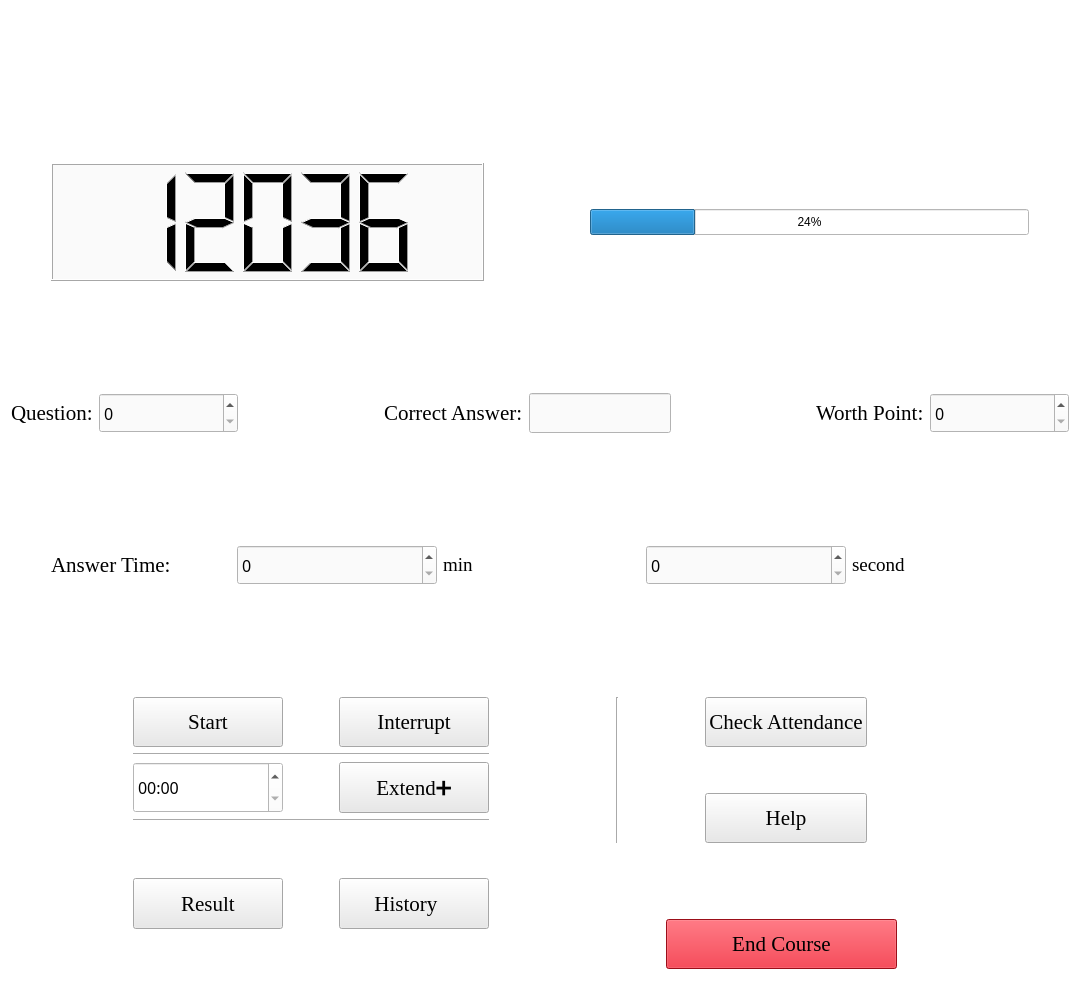
<?xml version="1.0" encoding="UTF-8"?>
<ui version="4.0">
 <class>Form</class>
 <widget class="QWidget" name="Form">
  <property name="geometry">
   <rect>
    <x>0</x>
    <y>0</y>
    <width>1080</width>
    <height>990</height>
   </rect>
  </property>
  <property name="windowTitle">
   <string>Form</string>
  </property>
  <property name="styleSheet">
   <string notr="true">background-color: rgb(255, 255, 255);</string>
  </property>
  <layout class="QVBoxLayout" name="verticalLayout_2">
   <item>
    <widget class="QLabel" name="label_7">
     <property name="sizePolicy">
      <sizepolicy hsizetype="Expanding" vsizetype="Expanding">
       <horstretch>0</horstretch>
       <verstretch>0</verstretch>
      </sizepolicy>
     </property>
     <property name="maximumSize">
      <size>
       <width>1080</width>
       <height>180</height>
      </size>
     </property>
     <property name="text">
      <string/>
     </property>
     <property name="pixmap">
      <pixmap resource="Dressing.qrc">:/Bar/Galaxy1.png</pixmap>
     </property>
     <property name="scaledContents">
      <bool>true</bool>
     </property>
    </widget>
   </item>
   <item>
    <spacer name="verticalSpacer_13">
     <property name="orientation">
      <enum>Qt::Vertical</enum>
     </property>
     <property name="sizeType">
      <enum>QSizePolicy::Fixed</enum>
     </property>
     <property name="sizeHint" stdset="0">
      <size>
       <width>20</width>
       <height>40</height>
      </size>
     </property>
    </spacer>
   </item>
   <item>
    <layout class="QHBoxLayout" name="horizontalLayout_9">
     <item>
      <spacer name="horizontalSpacer_18">
       <property name="orientation">
        <enum>Qt::Horizontal</enum>
       </property>
       <property name="sizeType">
        <enum>QSizePolicy::Fixed</enum>
       </property>
       <property name="sizeHint" stdset="0">
        <size>
         <width>40</width>
         <height>20</height>
        </size>
       </property>
      </spacer>
     </item>
     <item>
      <layout class="QGridLayout" name="gridLayout">
       <item row="1" column="4" rowspan="2" colspan="2">
        <widget class="QProgressBar" name="progressBar">
         <property name="sizePolicy">
          <sizepolicy hsizetype="Expanding" vsizetype="Expanding">
           <horstretch>0</horstretch>
           <verstretch>0</verstretch>
          </sizepolicy>
         </property>
         <property name="value">
          <number>24</number>
         </property>
        </widget>
       </item>
       <item row="0" column="4">
        <spacer name="verticalSpacer_5">
         <property name="orientation">
          <enum>Qt::Vertical</enum>
         </property>
         <property name="sizeHint" stdset="0">
          <size>
           <width>20</width>
           <height>40</height>
          </size>
         </property>
        </spacer>
       </item>
       <item row="3" column="4">
        <spacer name="verticalSpacer_6">
         <property name="orientation">
          <enum>Qt::Vertical</enum>
         </property>
         <property name="sizeHint" stdset="0">
          <size>
           <width>20</width>
           <height>40</height>
          </size>
         </property>
        </spacer>
       </item>
       <item row="1" column="3">
        <spacer name="horizontalSpacer_17">
         <property name="orientation">
          <enum>Qt::Horizontal</enum>
         </property>
         <property name="sizeType">
          <enum>QSizePolicy::Fixed</enum>
         </property>
         <property name="sizeHint" stdset="0">
          <size>
           <width>50</width>
           <height>20</height>
          </size>
         </property>
        </spacer>
       </item>
       <item row="0" column="0" rowspan="4" colspan="2">
        <widget class="QLCDNumber" name="lcdNumber">
         <property name="enabled">
          <bool>true</bool>
         </property>
         <property name="sizePolicy">
          <sizepolicy hsizetype="Expanding" vsizetype="Expanding">
           <horstretch>0</horstretch>
           <verstretch>0</verstretch>
          </sizepolicy>
         </property>
         <property name="minimumSize">
          <size>
           <width>0</width>
           <height>0</height>
          </size>
         </property>
         <property name="maximumSize">
          <size>
           <width>16777215</width>
           <height>16777215</height>
          </size>
         </property>
         <property name="cursor">
          <cursorShape>ArrowCursor</cursorShape>
         </property>
         <property name="styleSheet">
          <string notr="true">background-color: rgb(250, 250, 250);</string>
         </property>
         <property name="smallDecimalPoint">
          <bool>false</bool>
         </property>
         <property name="digitCount">
          <number>5</number>
         </property>
         <property name="mode">
          <enum>QLCDNumber::Dec</enum>
         </property>
         <property name="segmentStyle">
          <enum>QLCDNumber::Filled</enum>
         </property>
         <property name="value" stdset="0">
          <double>12036.000000000000000</double>
         </property>
         <property name="intValue" stdset="0">
          <number>12036</number>
         </property>
        </widget>
       </item>
       <item row="1" column="2">
        <spacer name="horizontalSpacer_13">
         <property name="orientation">
          <enum>Qt::Horizontal</enum>
         </property>
         <property name="sizeType">
          <enum>QSizePolicy::Fixed</enum>
         </property>
         <property name="sizeHint" stdset="0">
          <size>
           <width>50</width>
           <height>20</height>
          </size>
         </property>
        </spacer>
       </item>
      </layout>
     </item>
     <item>
      <spacer name="horizontalSpacer_19">
       <property name="orientation">
        <enum>Qt::Horizontal</enum>
       </property>
       <property name="sizeType">
        <enum>QSizePolicy::Fixed</enum>
       </property>
       <property name="sizeHint" stdset="0">
        <size>
         <width>40</width>
         <height>20</height>
        </size>
       </property>
      </spacer>
     </item>
    </layout>
   </item>
   <item>
    <spacer name="verticalSpacer_10">
     <property name="orientation">
      <enum>Qt::Vertical</enum>
     </property>
     <property name="sizeHint" stdset="0">
      <size>
       <width>20</width>
       <height>61</height>
      </size>
     </property>
    </spacer>
   </item>
   <item>
    <layout class="QHBoxLayout" name="horizontalLayout_4">
     <item>
      <widget class="QLabel" name="label_6">
       <property name="sizePolicy">
        <sizepolicy hsizetype="Fixed" vsizetype="Preferred">
         <horstretch>0</horstretch>
         <verstretch>0</verstretch>
        </sizepolicy>
       </property>
       <property name="font">
        <font>
         <family>Times New Roman</family>
         <pointsize>16</pointsize>
        </font>
       </property>
       <property name="text">
        <string>Question:</string>
       </property>
      </widget>
     </item>
     <item>
      <widget class="QSpinBox" name="spinBox_4">
       <property name="sizePolicy">
        <sizepolicy hsizetype="Expanding" vsizetype="Fixed">
         <horstretch>0</horstretch>
         <verstretch>0</verstretch>
        </sizepolicy>
       </property>
       <property name="minimumSize">
        <size>
         <width>0</width>
         <height>40</height>
        </size>
       </property>
       <property name="maximumSize">
        <size>
         <width>200</width>
         <height>16777215</height>
        </size>
       </property>
       <property name="font">
        <font>
         <family>SimSun-ExtB</family>
         <pointsize>12</pointsize>
        </font>
       </property>
       <property name="styleSheet">
        <string notr="true">background-color: rgb(250, 250, 250);</string>
       </property>
      </widget>
     </item>
     <item>
      <spacer name="horizontalSpacer_5">
       <property name="orientation">
        <enum>Qt::Horizontal</enum>
       </property>
       <property name="sizeType">
        <enum>QSizePolicy::Expanding</enum>
       </property>
       <property name="sizeHint" stdset="0">
        <size>
         <width>20</width>
         <height>20</height>
        </size>
       </property>
      </spacer>
     </item>
     <item>
      <widget class="QLabel" name="label_4">
       <property name="sizePolicy">
        <sizepolicy hsizetype="Fixed" vsizetype="Preferred">
         <horstretch>0</horstretch>
         <verstretch>0</verstretch>
        </sizepolicy>
       </property>
       <property name="font">
        <font>
         <family>Times New Roman</family>
         <pointsize>16</pointsize>
         <italic>false</italic>
        </font>
       </property>
       <property name="text">
        <string>Correct Answer:</string>
       </property>
      </widget>
     </item>
     <item>
      <widget class="QLineEdit" name="lineEdit">
       <property name="sizePolicy">
        <sizepolicy hsizetype="Expanding" vsizetype="Fixed">
         <horstretch>0</horstretch>
         <verstretch>0</verstretch>
        </sizepolicy>
       </property>
       <property name="minimumSize">
        <size>
         <width>0</width>
         <height>40</height>
        </size>
       </property>
       <property name="font">
        <font>
         <family>SimSun-ExtB</family>
         <pointsize>12</pointsize>
        </font>
       </property>
       <property name="styleSheet">
        <string notr="true">background-color: rgb(250, 250, 250);</string>
       </property>
       <property name="text">
        <string/>
       </property>
      </widget>
     </item>
     <item>
      <spacer name="horizontalSpacer_6">
       <property name="orientation">
        <enum>Qt::Horizontal</enum>
       </property>
       <property name="sizeType">
        <enum>QSizePolicy::Expanding</enum>
       </property>
       <property name="sizeHint" stdset="0">
        <size>
         <width>20</width>
         <height>20</height>
        </size>
       </property>
      </spacer>
     </item>
     <item>
      <widget class="QLabel" name="label_5">
       <property name="sizePolicy">
        <sizepolicy hsizetype="Fixed" vsizetype="Preferred">
         <horstretch>0</horstretch>
         <verstretch>0</verstretch>
        </sizepolicy>
       </property>
       <property name="font">
        <font>
         <family>Times New Roman</family>
         <pointsize>16</pointsize>
         <italic>false</italic>
        </font>
       </property>
       <property name="text">
        <string>Worth Point:</string>
       </property>
      </widget>
     </item>
     <item>
      <widget class="QSpinBox" name="spinBox_3">
       <property name="sizePolicy">
        <sizepolicy hsizetype="Expanding" vsizetype="Fixed">
         <horstretch>0</horstretch>
         <verstretch>0</verstretch>
        </sizepolicy>
       </property>
       <property name="minimumSize">
        <size>
         <width>0</width>
         <height>40</height>
        </size>
       </property>
       <property name="maximumSize">
        <size>
         <width>200</width>
         <height>16777215</height>
        </size>
       </property>
       <property name="font">
        <font>
         <family>SimSun-ExtB</family>
         <pointsize>12</pointsize>
        </font>
       </property>
       <property name="styleSheet">
        <string notr="true">background-color: rgb(250, 250, 250);</string>
       </property>
      </widget>
     </item>
    </layout>
   </item>
   <item>
    <spacer name="verticalSpacer_11">
     <property name="orientation">
      <enum>Qt::Vertical</enum>
     </property>
     <property name="sizeHint" stdset="0">
      <size>
       <width>20</width>
       <height>60</height>
      </size>
     </property>
    </spacer>
   </item>
   <item>
    <layout class="QHBoxLayout" name="horizontalLayout_5">
     <item>
      <spacer name="horizontalSpacer_10">
       <property name="orientation">
        <enum>Qt::Horizontal</enum>
       </property>
       <property name="sizeType">
        <enum>QSizePolicy::Fixed</enum>
       </property>
       <property name="sizeHint" stdset="0">
        <size>
         <width>40</width>
         <height>20</height>
        </size>
       </property>
      </spacer>
     </item>
     <item>
      <widget class="QLabel" name="label">
       <property name="sizePolicy">
        <sizepolicy hsizetype="Fixed" vsizetype="Preferred">
         <horstretch>0</horstretch>
         <verstretch>0</verstretch>
        </sizepolicy>
       </property>
       <property name="font">
        <font>
         <family>Times New Roman</family>
         <pointsize>16</pointsize>
         <italic>false</italic>
        </font>
       </property>
       <property name="text">
        <string>Answer Time:</string>
       </property>
      </widget>
     </item>
     <item>
      <spacer name="horizontalSpacer_8">
       <property name="orientation">
        <enum>Qt::Horizontal</enum>
       </property>
       <property name="sizeType">
        <enum>QSizePolicy::Fixed</enum>
       </property>
       <property name="sizeHint" stdset="0">
        <size>
         <width>60</width>
         <height>20</height>
        </size>
       </property>
      </spacer>
     </item>
     <item>
      <widget class="QSpinBox" name="spinBox">
       <property name="sizePolicy">
        <sizepolicy hsizetype="Expanding" vsizetype="Fixed">
         <horstretch>0</horstretch>
         <verstretch>0</verstretch>
        </sizepolicy>
       </property>
       <property name="minimumSize">
        <size>
         <width>0</width>
         <height>40</height>
        </size>
       </property>
       <property name="maximumSize">
        <size>
         <width>200</width>
         <height>16777215</height>
        </size>
       </property>
       <property name="font">
        <font>
         <family>SimSun-ExtB</family>
         <pointsize>12</pointsize>
        </font>
       </property>
       <property name="styleSheet">
        <string notr="true">background-color: rgb(250, 250, 250);</string>
       </property>
       <property name="maximum">
        <number>99</number>
       </property>
      </widget>
     </item>
     <item>
      <widget class="QLabel" name="label_2">
       <property name="font">
        <font>
         <family>Times New Roman</family>
         <pointsize>14</pointsize>
         <italic>false</italic>
        </font>
       </property>
       <property name="text">
        <string>min</string>
       </property>
      </widget>
     </item>
     <item>
      <spacer name="horizontalSpacer_7">
       <property name="orientation">
        <enum>Qt::Horizontal</enum>
       </property>
       <property name="sizeType">
        <enum>QSizePolicy::Fixed</enum>
       </property>
       <property name="sizeHint" stdset="0">
        <size>
         <width>20</width>
         <height>20</height>
        </size>
       </property>
      </spacer>
     </item>
     <item>
      <widget class="QSpinBox" name="spinBox_2">
       <property name="sizePolicy">
        <sizepolicy hsizetype="Expanding" vsizetype="Fixed">
         <horstretch>0</horstretch>
         <verstretch>0</verstretch>
        </sizepolicy>
       </property>
       <property name="minimumSize">
        <size>
         <width>0</width>
         <height>40</height>
        </size>
       </property>
       <property name="maximumSize">
        <size>
         <width>200</width>
         <height>16777215</height>
        </size>
       </property>
       <property name="font">
        <font>
         <family>SimSun-ExtB</family>
         <pointsize>12</pointsize>
        </font>
       </property>
       <property name="styleSheet">
        <string notr="true">background-color: rgb(250, 250, 250);</string>
       </property>
       <property name="maximum">
        <number>999</number>
       </property>
      </widget>
     </item>
     <item>
      <widget class="QLabel" name="label_3">
       <property name="minimumSize">
        <size>
         <width>0</width>
         <height>40</height>
        </size>
       </property>
       <property name="font">
        <font>
         <family>Times New Roman</family>
         <pointsize>14</pointsize>
         <italic>false</italic>
        </font>
       </property>
       <property name="text">
        <string>second</string>
       </property>
      </widget>
     </item>
     <item>
      <spacer name="horizontalSpacer_14">
       <property name="orientation">
        <enum>Qt::Horizontal</enum>
       </property>
       <property name="sizeType">
        <enum>QSizePolicy::Fixed</enum>
       </property>
       <property name="sizeHint" stdset="0">
        <size>
         <width>40</width>
         <height>20</height>
        </size>
       </property>
      </spacer>
     </item>
    </layout>
   </item>
   <item>
    <spacer name="verticalSpacer_9">
     <property name="orientation">
      <enum>Qt::Vertical</enum>
     </property>
     <property name="sizeHint" stdset="0">
      <size>
       <width>20</width>
       <height>61</height>
      </size>
     </property>
    </spacer>
   </item>
   <item>
    <layout class="QHBoxLayout" name="horizontalLayout_8">
     <item>
      <spacer name="horizontalSpacer_15">
       <property name="orientation">
        <enum>Qt::Horizontal</enum>
       </property>
       <property name="sizeType">
        <enum>QSizePolicy::Expanding</enum>
       </property>
       <property name="sizeHint" stdset="0">
        <size>
         <width>40</width>
         <height>20</height>
        </size>
       </property>
      </spacer>
     </item>
     <item>
      <layout class="QVBoxLayout" name="verticalLayout">
       <item>
        <layout class="QHBoxLayout" name="horizontalLayout">
         <item>
          <widget class="QPushButton" name="pushButton">
           <property name="sizePolicy">
            <sizepolicy hsizetype="Expanding" vsizetype="Expanding">
             <horstretch>0</horstretch>
             <verstretch>0</verstretch>
            </sizepolicy>
           </property>
           <property name="minimumSize">
            <size>
             <width>150</width>
             <height>50</height>
            </size>
           </property>
           <property name="palette">
            <palette>
             <active>
              <colorrole role="Button">
               <brush brushstyle="SolidPattern">
                <color alpha="255">
                 <red>233</red>
                 <green>233</green>
                 <blue>233</blue>
                </color>
               </brush>
              </colorrole>
              <colorrole role="Base">
               <brush brushstyle="SolidPattern">
                <color alpha="255">
                 <red>233</red>
                 <green>233</green>
                 <blue>233</blue>
                </color>
               </brush>
              </colorrole>
              <colorrole role="Window">
               <brush brushstyle="SolidPattern">
                <color alpha="255">
                 <red>233</red>
                 <green>233</green>
                 <blue>233</blue>
                </color>
               </brush>
              </colorrole>
             </active>
             <inactive>
              <colorrole role="Button">
               <brush brushstyle="SolidPattern">
                <color alpha="255">
                 <red>233</red>
                 <green>233</green>
                 <blue>233</blue>
                </color>
               </brush>
              </colorrole>
              <colorrole role="Base">
               <brush brushstyle="SolidPattern">
                <color alpha="255">
                 <red>233</red>
                 <green>233</green>
                 <blue>233</blue>
                </color>
               </brush>
              </colorrole>
              <colorrole role="Window">
               <brush brushstyle="SolidPattern">
                <color alpha="255">
                 <red>233</red>
                 <green>233</green>
                 <blue>233</blue>
                </color>
               </brush>
              </colorrole>
             </inactive>
             <disabled>
              <colorrole role="Button">
               <brush brushstyle="SolidPattern">
                <color alpha="255">
                 <red>233</red>
                 <green>233</green>
                 <blue>233</blue>
                </color>
               </brush>
              </colorrole>
              <colorrole role="Base">
               <brush brushstyle="SolidPattern">
                <color alpha="255">
                 <red>233</red>
                 <green>233</green>
                 <blue>233</blue>
                </color>
               </brush>
              </colorrole>
              <colorrole role="Window">
               <brush brushstyle="SolidPattern">
                <color alpha="255">
                 <red>233</red>
                 <green>233</green>
                 <blue>233</blue>
                </color>
               </brush>
              </colorrole>
             </disabled>
            </palette>
           </property>
           <property name="font">
            <font>
             <family>Times New Roman</family>
             <pointsize>16</pointsize>
            </font>
           </property>
           <property name="cursor">
            <cursorShape>PointingHandCursor</cursorShape>
           </property>
           <property name="mouseTracking">
            <bool>false</bool>
           </property>
           <property name="styleSheet">
            <string notr="true">background-color: rgb(233, 233, 233);</string>
           </property>
           <property name="text">
            <string>Start</string>
           </property>
          </widget>
         </item>
         <item>
          <spacer name="horizontalSpacer">
           <property name="orientation">
            <enum>Qt::Horizontal</enum>
           </property>
           <property name="sizeType">
            <enum>QSizePolicy::Expanding</enum>
           </property>
           <property name="sizeHint" stdset="0">
            <size>
             <width>50</width>
             <height>20</height>
            </size>
           </property>
          </spacer>
         </item>
         <item>
          <widget class="QPushButton" name="pushButton_2">
           <property name="sizePolicy">
            <sizepolicy hsizetype="Expanding" vsizetype="Expanding">
             <horstretch>0</horstretch>
             <verstretch>0</verstretch>
            </sizepolicy>
           </property>
           <property name="minimumSize">
            <size>
             <width>150</width>
             <height>50</height>
            </size>
           </property>
           <property name="font">
            <font>
             <family>Times New Roman</family>
             <pointsize>16</pointsize>
            </font>
           </property>
           <property name="cursor">
            <cursorShape>PointingHandCursor</cursorShape>
           </property>
           <property name="styleSheet">
            <string notr="true">background-color: rgb(233, 233, 233);</string>
           </property>
           <property name="text">
            <string>Interrupt</string>
           </property>
          </widget>
         </item>
        </layout>
       </item>
       <item>
        <widget class="Line" name="line">
         <property name="orientation">
          <enum>Qt::Horizontal</enum>
         </property>
        </widget>
       </item>
       <item>
        <layout class="QHBoxLayout" name="horizontalLayout_2">
         <item>
          <widget class="QTimeEdit" name="timeEdit_2">
           <property name="enabled">
            <bool>true</bool>
           </property>
           <property name="sizePolicy">
            <sizepolicy hsizetype="Expanding" vsizetype="Expanding">
             <horstretch>0</horstretch>
             <verstretch>0</verstretch>
            </sizepolicy>
           </property>
           <property name="minimumSize">
            <size>
             <width>150</width>
             <height>50</height>
            </size>
           </property>
           <property name="font">
            <font>
             <family>SimSun-ExtB</family>
             <pointsize>12</pointsize>
            </font>
           </property>
           <property name="currentSection">
            <enum>QDateTimeEdit::MinuteSection</enum>
           </property>
           <property name="displayFormat">
            <string>mm:ss</string>
           </property>
          </widget>
         </item>
         <item>
          <spacer name="horizontalSpacer_2">
           <property name="orientation">
            <enum>Qt::Horizontal</enum>
           </property>
           <property name="sizeType">
            <enum>QSizePolicy::Expanding</enum>
           </property>
           <property name="sizeHint" stdset="0">
            <size>
             <width>50</width>
             <height>20</height>
            </size>
           </property>
          </spacer>
         </item>
         <item>
          <widget class="QPushButton" name="pushButton_9">
           <property name="sizePolicy">
            <sizepolicy hsizetype="Expanding" vsizetype="Expanding">
             <horstretch>0</horstretch>
             <verstretch>0</verstretch>
            </sizepolicy>
           </property>
           <property name="minimumSize">
            <size>
             <width>150</width>
             <height>50</height>
            </size>
           </property>
           <property name="font">
            <font>
             <family>Times New Roman</family>
             <pointsize>16</pointsize>
            </font>
           </property>
           <property name="cursor">
            <cursorShape>PointingHandCursor</cursorShape>
           </property>
           <property name="styleSheet">
            <string notr="true">background-color: rgb(233, 233, 233);</string>
           </property>
           <property name="text">
            <string>Extend➕</string>
           </property>
          </widget>
         </item>
        </layout>
       </item>
       <item>
        <widget class="Line" name="line_2">
         <property name="orientation">
          <enum>Qt::Horizontal</enum>
         </property>
        </widget>
       </item>
       <item>
        <spacer name="verticalSpacer">
         <property name="orientation">
          <enum>Qt::Vertical</enum>
         </property>
         <property name="sizeType">
          <enum>QSizePolicy::Expanding</enum>
         </property>
         <property name="sizeHint" stdset="0">
          <size>
           <width>20</width>
           <height>25</height>
          </size>
         </property>
        </spacer>
       </item>
       <item>
        <layout class="QHBoxLayout" name="horizontalLayout_3">
         <item>
          <widget class="QPushButton" name="pushButton_4">
           <property name="sizePolicy">
            <sizepolicy hsizetype="Expanding" vsizetype="Expanding">
             <horstretch>0</horstretch>
             <verstretch>0</verstretch>
            </sizepolicy>
           </property>
           <property name="minimumSize">
            <size>
             <width>150</width>
             <height>50</height>
            </size>
           </property>
           <property name="font">
            <font>
             <family>Times New Roman</family>
             <pointsize>16</pointsize>
            </font>
           </property>
           <property name="cursor">
            <cursorShape>PointingHandCursor</cursorShape>
           </property>
           <property name="styleSheet">
            <string notr="true">background-color: rgb(233, 233, 233);</string>
           </property>
           <property name="text">
            <string>Result</string>
           </property>
          </widget>
         </item>
         <item>
          <spacer name="horizontalSpacer_3">
           <property name="orientation">
            <enum>Qt::Horizontal</enum>
           </property>
           <property name="sizeType">
            <enum>QSizePolicy::Expanding</enum>
           </property>
           <property name="sizeHint" stdset="0">
            <size>
             <width>50</width>
             <height>20</height>
            </size>
           </property>
          </spacer>
         </item>
         <item>
          <widget class="QPushButton" name="pushButton_3">
           <property name="sizePolicy">
            <sizepolicy hsizetype="Expanding" vsizetype="Expanding">
             <horstretch>0</horstretch>
             <verstretch>0</verstretch>
            </sizepolicy>
           </property>
           <property name="minimumSize">
            <size>
             <width>150</width>
             <height>50</height>
            </size>
           </property>
           <property name="font">
            <font>
             <family>Times New Roman</family>
             <pointsize>16</pointsize>
            </font>
           </property>
           <property name="cursor">
            <cursorShape>PointingHandCursor</cursorShape>
           </property>
           <property name="styleSheet">
            <string notr="true">background-color: rgb(233, 233, 233);</string>
           </property>
           <property name="text">
            <string>History🔎</string>
           </property>
          </widget>
         </item>
        </layout>
       </item>
       <item>
        <spacer name="verticalSpacer_4">
         <property name="orientation">
          <enum>Qt::Vertical</enum>
         </property>
         <property name="sizeType">
          <enum>QSizePolicy::Expanding</enum>
         </property>
         <property name="sizeHint" stdset="0">
          <size>
           <width>20</width>
           <height>40</height>
          </size>
         </property>
        </spacer>
       </item>
      </layout>
     </item>
     <item>
      <spacer name="horizontalSpacer_12">
       <property name="orientation">
        <enum>Qt::Horizontal</enum>
       </property>
       <property name="sizeType">
        <enum>QSizePolicy::Expanding</enum>
       </property>
       <property name="sizeHint" stdset="0">
        <size>
         <width>50</width>
         <height>20</height>
        </size>
       </property>
      </spacer>
     </item>
     <item>
      <layout class="QVBoxLayout" name="verticalLayout_4">
       <item>
        <layout class="QHBoxLayout" name="horizontalLayout_6">
         <item>
          <widget class="Line" name="line_3">
           <property name="orientation">
            <enum>Qt::Vertical</enum>
           </property>
          </widget>
         </item>
         <item>
          <spacer name="horizontalSpacer_4">
           <property name="orientation">
            <enum>Qt::Horizontal</enum>
           </property>
           <property name="sizeType">
            <enum>QSizePolicy::Expanding</enum>
           </property>
           <property name="sizeHint" stdset="0">
            <size>
             <width>80</width>
             <height>20</height>
            </size>
           </property>
          </spacer>
         </item>
         <item>
          <layout class="QVBoxLayout" name="verticalLayout_3">
           <item>
            <widget class="QPushButton" name="pushButton_6">
             <property name="sizePolicy">
              <sizepolicy hsizetype="Expanding" vsizetype="Expanding">
               <horstretch>0</horstretch>
               <verstretch>0</verstretch>
              </sizepolicy>
             </property>
             <property name="minimumSize">
              <size>
               <width>150</width>
               <height>50</height>
              </size>
             </property>
             <property name="font">
              <font>
               <family>Times New Roman</family>
               <pointsize>16</pointsize>
              </font>
             </property>
             <property name="cursor">
              <cursorShape>PointingHandCursor</cursorShape>
             </property>
             <property name="styleSheet">
              <string notr="true">background-color: rgb(233, 233, 233);</string>
             </property>
             <property name="text">
              <string>Check Attendance</string>
             </property>
            </widget>
           </item>
           <item>
            <spacer name="verticalSpacer_2">
             <property name="orientation">
              <enum>Qt::Vertical</enum>
             </property>
             <property name="sizeHint" stdset="0">
              <size>
               <width>20</width>
               <height>40</height>
              </size>
             </property>
            </spacer>
           </item>
           <item>
            <widget class="QPushButton" name="pushButton_8">
             <property name="sizePolicy">
              <sizepolicy hsizetype="Preferred" vsizetype="Fixed">
               <horstretch>0</horstretch>
               <verstretch>0</verstretch>
              </sizepolicy>
             </property>
             <property name="minimumSize">
              <size>
               <width>150</width>
               <height>50</height>
              </size>
             </property>
             <property name="font">
              <font>
               <family>Times New Roman</family>
               <pointsize>16</pointsize>
              </font>
             </property>
             <property name="cursor">
              <cursorShape>WhatsThisCursor</cursorShape>
             </property>
             <property name="styleSheet">
              <string notr="true">background-color: rgb(233, 233, 233);</string>
             </property>
             <property name="text">
              <string>Help</string>
             </property>
            </widget>
           </item>
          </layout>
         </item>
         <item>
          <spacer name="horizontalSpacer_11">
           <property name="orientation">
            <enum>Qt::Horizontal</enum>
           </property>
           <property name="sizeType">
            <enum>QSizePolicy::Expanding</enum>
           </property>
           <property name="sizeHint" stdset="0">
            <size>
             <width>80</width>
             <height>20</height>
            </size>
           </property>
          </spacer>
         </item>
        </layout>
       </item>
       <item>
        <spacer name="verticalSpacer_3">
         <property name="orientation">
          <enum>Qt::Vertical</enum>
         </property>
         <property name="sizeType">
          <enum>QSizePolicy::Expanding</enum>
         </property>
         <property name="sizeHint" stdset="0">
          <size>
           <width>20</width>
           <height>70</height>
          </size>
         </property>
        </spacer>
       </item>
       <item>
        <layout class="QHBoxLayout" name="horizontalLayout_7">
         <item>
          <spacer name="horizontalSpacer_9">
           <property name="orientation">
            <enum>Qt::Horizontal</enum>
           </property>
           <property name="sizeType">
            <enum>QSizePolicy::Fixed</enum>
           </property>
           <property name="sizeHint" stdset="0">
            <size>
             <width>50</width>
             <height>20</height>
            </size>
           </property>
          </spacer>
         </item>
         <item>
          <widget class="QPushButton" name="pushButton_5">
           <property name="sizePolicy">
            <sizepolicy hsizetype="Expanding" vsizetype="Expanding">
             <horstretch>0</horstretch>
             <verstretch>0</verstretch>
            </sizepolicy>
           </property>
           <property name="minimumSize">
            <size>
             <width>160</width>
             <height>50</height>
            </size>
           </property>
           <property name="font">
            <font>
             <family>Times New Roman</family>
             <pointsize>16</pointsize>
             <weight>50</weight>
             <italic>false</italic>
             <bold>false</bold>
            </font>
           </property>
           <property name="cursor">
            <cursorShape>PointingHandCursor</cursorShape>
           </property>
           <property name="styleSheet">
            <string notr="true">background-color:rgb(217, 19, 35)</string>
           </property>
           <property name="text">
            <string>End Course</string>
           </property>
          </widget>
         </item>
         <item>
          <spacer name="horizontalSpacer_20">
           <property name="orientation">
            <enum>Qt::Horizontal</enum>
           </property>
           <property name="sizeType">
            <enum>QSizePolicy::Fixed</enum>
           </property>
           <property name="sizeHint" stdset="0">
            <size>
             <width>50</width>
             <height>20</height>
            </size>
           </property>
          </spacer>
         </item>
        </layout>
       </item>
       <item>
        <spacer name="verticalSpacer_12">
         <property name="orientation">
          <enum>Qt::Vertical</enum>
         </property>
         <property name="sizeType">
          <enum>QSizePolicy::Fixed</enum>
         </property>
         <property name="sizeHint" stdset="0">
          <size>
           <width>20</width>
           <height>10</height>
          </size>
         </property>
        </spacer>
       </item>
      </layout>
     </item>
     <item>
      <spacer name="horizontalSpacer_16">
       <property name="orientation">
        <enum>Qt::Horizontal</enum>
       </property>
       <property name="sizeType">
        <enum>QSizePolicy::Expanding</enum>
       </property>
       <property name="sizeHint" stdset="0">
        <size>
         <width>40</width>
         <height>20</height>
        </size>
       </property>
      </spacer>
     </item>
    </layout>
   </item>
  </layout>
 </widget>
 <resources>
  <include location="Dressing.qrc"/>
 </resources>
 <connections/>
</ui>
